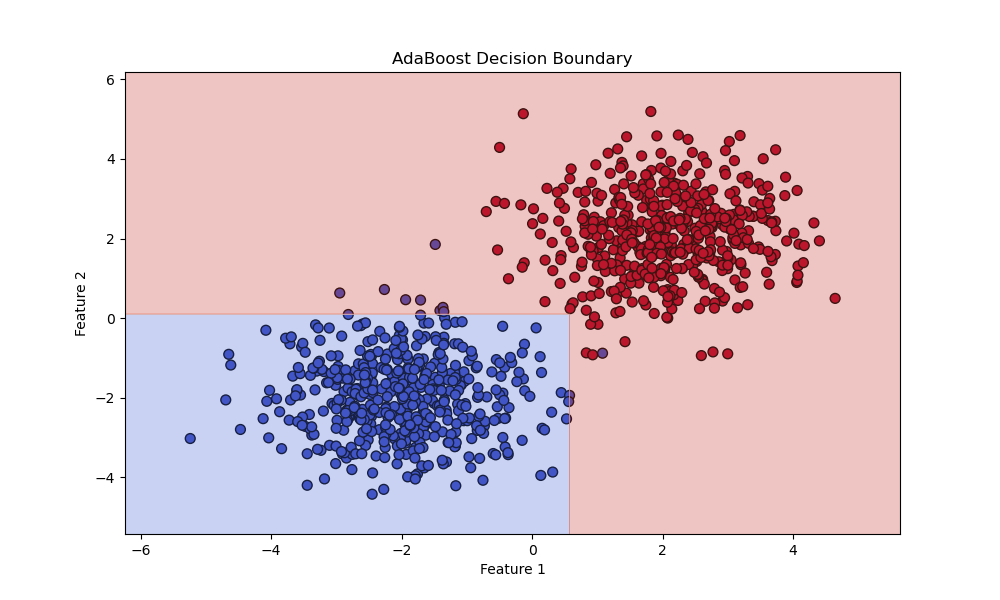

This chart was generated by the following Python code:
import numpy as np
import matplotlib.pyplot as plt
from sklearn.model_selection import train_test_split
from sklearn.tree import DecisionTreeClassifier
from sklearn.metrics import accuracy_score

# Step 1: Create a synthetic dataset
def create_synthetic_data(n_samples=1000):
    np.random.seed(42)  # For reproducibility
    # Generate random points for class 0
    X0 = np.random.randn(n_samples // 2, 2) + np.array([-2, -2])
    # Generate random points for class 1
    X1 = np.random.randn(n_samples // 2, 2) + np.array([2, 2])
    # Combine the data
    X = np.vstack((X0, X1))
    # Create labels
    y = np.array([0] * (n_samples // 2) + [1] * (n_samples // 2))
    return X, y

# Step 2: Implement the AdaBoost Algorithm from Scratch
class AdaBoost:
    def __init__(self, n_estimators=50):
        self.n_estimators = n_estimators
        self.alphas = []
        self.models = []

    def fit(self, X, y):
        n_samples = X.shape[0]
        # Initialize weights
        w = np.ones(n_samples) / n_samples

        for _ in range(self.n_estimators):
            # Create a weak classifier (decision stump)
            model = DecisionTreeClassifier(max_depth=1)
            model.fit(X, y, sample_weight=w)
            y_pred = model.predict(X)

            # Calculate the error
            error = np.sum(w * (y_pred != y)) / np.sum(w)

            # Calculate the alpha value
            alpha = 0.5 * np.log((1 - error) / (error + 1e-10))  # Avoid division by zero
            self.alphas.append(alpha)
            self.models.append(model)

            # Update weights
            w *= np.exp(-alpha * (2 * y_pred - 1))  # y_pred is 0 or 1, so we convert it to -1 or 1
            w /= np.sum(w)  # Normalize weights

    def predict(self, X):
        # Aggregate predictions from all weak classifiers
        final_pred = np.zeros(X.shape[0])
        for alpha, model in zip(self.alphas, self.models):
            final_pred += alpha * model.predict(X)
        return np.where(final_pred > 0, 1, 0)

# Step 3: Evaluate the Model
def evaluate_model(X, y):
    # Split the dataset into training and testing sets
    X_train, X_test, y_train, y_test = train_test_split(X, y, test_size=0.2, random_state=42)
    
    # Train the AdaBoost model
    ada = AdaBoost(n_estimators=50)
    ada.fit(X_train, y_train)
    
    # Make predictions
    predictions = ada.predict(X_test)
    
    # Calculate accuracy
    accuracy = accuracy_score(y_test, predictions)
    return accuracy

# Create a synthetic dataset
X, y = create_synthetic_data(n_samples=1000)

# Evaluate the model
accuracy = evaluate_model(X, y)
print(f"Accuracy of the AdaBoost: {accuracy:.4f}")

# Visualize the decision boundary
def plot_decision_boundary(X, y, model):
    plt.figure(figsize=(10, 6))
    plt.scatter(X[:, 0], X[:, 1], c=y, cmap='coolwarm', edgecolors='k', s=50)
    
    # Create grid to plot decision boundary
    x_min, x_max = X[:, 0].min() - 1, X[:, 0].max() + 1
    y_min, y_max = X[:, 1].min() - 1, X[:, 1].max() + 1
    xx, yy = np.meshgrid(np.arange(x_min, x_max, 0.01),
                         np.arange(y_min, y_max, 0.01))
    
    Z = model.predict(np.c_[xx.ravel(), yy.ravel()])
    Z = Z.reshape(xx.shape)
    plt.contourf(xx, yy, Z, alpha=0.3, cmap='coolwarm')
    plt.title("AdaBoost Decision Boundary")
    plt.xlabel("Feature 1")
    plt.ylabel("Feature 2")
    plt.show()

# Visualize the decision boundary
ada = AdaBoost(n_estimators=50)
ada.fit(X, y)
plot_decision_boundary(X, y, ada)
